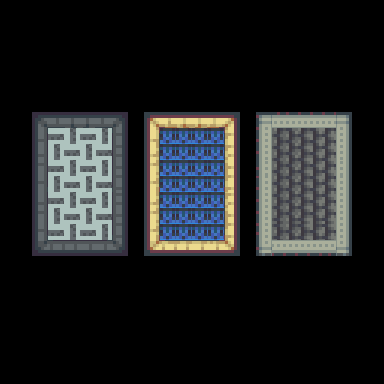

This game map was drawn from its Tiled (.tmx) file and the tilesets committed beside it. A one-line description and the full map source follow:
An orthogonal 24x24 tile map with 16x16 px tiles, 1 tile layer (Tile Layer 1), 3 tilesets.

<map version="1.2" tiledversion="1.2.1" orientation="orthogonal" renderorder="right-down" width="24" height="24" tilewidth="16" tileheight="16" infinite="0" nextlayerid="2" nextobjectid="1">
 <tileset firstgid="1" source="tileA4_dungeon.tsx" />
 <tileset firstgid="2161" source="tileB_dungeon.tsx" />
 <tileset firstgid="4465" source="tileD_HOUSETOP_black.tsx" />
 <layer id="1" name="Tile Layer 1" width="24" height="24">
  <data encoding="csv">
0,0,0,0,0,0,0,0,0,0,0,0,0,0,0,0,0,0,0,0,0,0,0,0,
0,0,0,0,0,0,0,0,0,0,0,0,0,0,0,0,0,0,0,0,0,0,0,0,
0,0,0,0,0,0,0,0,0,0,0,0,0,0,0,0,0,0,0,0,0,0,0,0,
0,0,0,0,0,0,0,0,0,0,0,0,0,0,0,0,0,0,0,0,0,0,0,0,
0,0,0,0,0,0,0,0,0,0,0,0,0,0,0,0,0,0,0,0,0,0,0,0,
0,0,0,0,0,0,0,0,0,0,0,0,0,0,0,0,0,0,0,0,0,0,0,0,
0,0,0,0,0,0,0,0,0,0,0,0,0,0,0,0,0,0,0,0,0,0,0,0,
0,0,865,866,867,868,869,870,0,181,182,183,184,185,186,0,457,2684355209,2684355161,2684355113,2684355065,462,0,0,
0,0,913,4339,1610617075,4339,1610617075,918,0,229,3484,3484,3484,3484,234,0,505,5486,5487,5488,5489,510,0,0,
0,0,961,1610617075,4339,1610617075,4339,966,0,277,3484,3484,3484,3484,282,0,553,5534,5535,5536,5537,558,0,0,
0,0,1009,4339,1610617075,4339,1610617075,1014,0,325,3484,3484,3484,3484,330,0,553,5582,5583,5584,5585,558,0,0,
0,0,1057,1610617075,4339,1610617075,4339,1062,0,373,3484,3484,3484,3484,378,0,505,5486,5487,5488,5489,510,0,0,
0,0,961,4339,1610617075,4339,1610617075,966,0,277,3484,3484,3484,3484,282,0,553,5534,5535,5536,5537,558,0,0,
0,0,1009,1610617075,4339,1610617075,4339,1014,0,325,3484,3484,3484,3484,330,0,601,5582,5583,5584,5585,606,0,0,
0,0,1057,4339,1610617075,4339,1610617075,1062,0,373,3484,3484,3484,3484,378,0,649,5630,5631,5632,5633,654,0,0,
0,0,1105,1106,1107,1108,1109,1110,0,421,422,423,424,425,426,0,697,1610613241,1610613289,1610613337,1610613385,702,0,0,
0,0,0,0,0,0,0,0,0,0,0,0,0,0,0,0,0,0,0,0,0,0,0,0,
0,0,0,0,0,0,0,0,0,0,0,0,0,0,0,0,0,0,0,0,0,0,0,0,
0,0,0,0,0,0,0,0,0,0,0,0,0,0,0,0,0,0,0,0,0,0,0,0,
0,0,0,0,0,0,0,0,0,0,0,0,0,0,0,0,0,0,0,0,0,0,0,0,
0,0,0,0,0,0,0,0,0,0,0,0,0,0,0,0,0,0,0,0,0,0,0,0,
0,0,0,0,0,0,0,0,0,0,0,0,0,0,0,0,0,0,0,0,0,0,0,0,
0,0,0,0,0,0,0,0,0,0,0,0,0,0,0,0,0,0,0,0,0,0,0,0,
0,0,0,0,0,0,0,0,0,0,0,0,0,0,0,0,0,0,0,0,0,0,0,0
</data>
 </layer>
</map>
